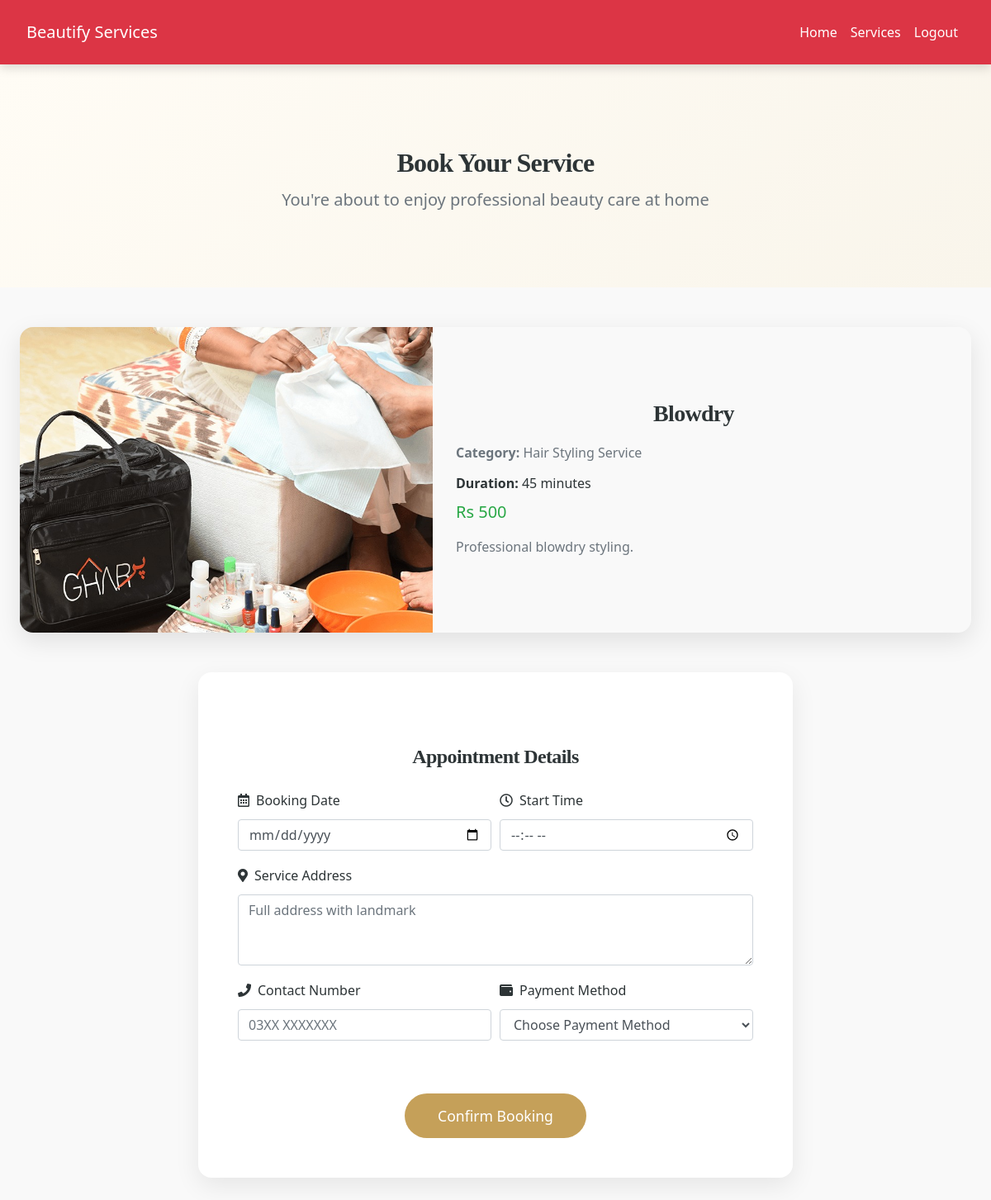
The app's page /user/book_service.php?service_id=9 (signed in) with its own data.
### tables this page shows
CREATE TABLE `services` (
  `service_id` int(11) NOT NULL,
  `category_id` int(11) NOT NULL,
  `service_name` varchar(150) NOT NULL,
  `description` text DEFAULT NULL,
  `price` decimal(10,2) NOT NULL,
  `duration_minutes` int(11) DEFAULT 60,
  `image_url` varchar(255) DEFAULT NULL,
  `created_at` datetime DEFAULT current_timestamp(),
  `service_type` enum('Men','Women','Both') NOT NULL DEFAULT 'Both'
);

CREATE TABLE `service_categories` (
  `category_id` int(11) NOT NULL,
  `category_name` varchar(100) NOT NULL,
  `description` text DEFAULT NULL,
  `image_url` varchar(255) DEFAULT NULL,
  `created_at` datetime DEFAULT current_timestamp()
);

### user/book_service.php (the view, shortened to what this page needs)
<?php
include('config.php');
$service_id = intval($_GET['service_id'] ?? 0);
$sql = "SELECT s.*, c.category_name
        FROM services s
        JOIN service_categories c ON s.category_id = c.category_id
        WHERE s.service_id = ?";
$stmt = mysqli_prepare($conn, $sql);
mysqli_stmt_bind_param($stmt, "i", $service_id);
mysqli_stmt_execute($stmt);
$result = mysqli_stmt_get_result($stmt);
$service = mysqli_fetch_assoc($result);
$success_msg = "";
?>
<!DOCTYPE html>
<html lang="en">
<head>
    <link rel="stylesheet" href="https://maxcdn.bootstrapcdn.com/bootstrap/4.5.2/css/bootstrap.min.css">
    <link rel="stylesheet" href="https://cdnjs.cloudflare.com/ajax/libs/font-awesome/5.15.4/css/all.min.css">
    <link rel="stylesheet" href="../css/style.css">
</head>
<body>
<?php include('navbar.php'); ?>
<div class="booking-header">
    <div class="container">
        <h2 class="font-weight-bold mb-2">Book Your Service</h2>
        <p class="lead text-muted">You're about to enjoy professional beauty care at home</p>
    </div>
</div>
<div class="container mt-5 mb-5">
    <div class="service-card mb-5">
        <div class="row no-gutters">
            <div class="col-md-5">
                <?php if (!empty($service['image_url'])): ?>
                    <img src="../images/<?= htmlspecialchars($service['image_url']) ?>" class="service-img" alt="<?= htmlspecialchars($service['service_name']) ?>">
                <?php else: ?>
                    <img src="../images/default_service.png" class="service-img" alt="Service Image">
                <?php endif; ?>
            </div>
            <div class="col-md-7">
                <div class="card-body p-5">
                    <h3 class="card-title mb-3"><?= htmlspecialchars($service['service_name']) ?></h3>
                    <p class="text-muted mb-2"><strong>Category:</strong> <?= htmlspecialchars($service['category_name']) ?></p>
                    <p class="mb-2"><strong>Duration:</strong> <?= $service['duration_minutes'] ?> minutes</p>
                    <h5 class="text-success mb-3">Rs <?= number_format($service['price'], 0) ?></h5>
                    <p class="text-muted"><?= nl2br(htmlspecialchars($service['description'] ?? 'No description available.')) ?></p>
                </div>
            </div>
        </div>
    </div>
    <div class="form-card mx-auto p-5" style="max-width: 720px;">
        <h4 class="text-center mb-4">Appointment Details</h4>
        <?php if (!$success_msg): ?>
        <form method="POST" id="bookingForm">
            <div class="form-row">
                <div class="form-group col-md-6">
                    <label><i class="far fa-calendar-alt mr-2"></i>Booking Date</label>
                    <input type="date" name="booking_date" class="form-control"
                           min="<?= date('Y-m-d') ?>"
                           value="<?= htmlspecialchars($_POST['booking_date'] ?? '') ?>" required>
                </div>
                <div class="form-group col-md-6">
                    <label><i class="far fa-clock mr-2"></i>Start Time</label>
                    <input type="time" name="start_time" class="form-control"
                           value="<?= htmlspecialchars($_POST['start_time'] ?? '') ?>" required>
                </div>
            </div>
            <div class="form-group">
                <label><i class="fas fa-map-marker-alt mr-2"></i>Service Address</label>
                <textarea class="form-control" name="service_address" rows="3"
                          placeholder="Full address with landmark" required><?= htmlspecialchars($_POST['service_address'] ?? '') ?></textarea>
            </div>
            <div class="form-row">
                <div class="form-group col-md-6">
                    <label><i class="fas fa-phone mr-2"></i>Contact Number</label>
                    <input type="tel" name="contact_number" class="form-control"
                           pattern="[0-9]{10,13}" placeholder="03XX XXXXXXX"
                           value="<?= htmlspecialchars($_POST['contact_number'] ?? '') ?>" required>
                </div>
                <div class="form-group col-md-6">
                    <label><i class="fas fa-wallet mr-2"></i>Payment Method</label>
                    <select name="payment_method" class="form-control" required>
                        <option value="">Choose Payment Method</option>
                    </select>
                </div>
            </div>
            <div class="text-center mt-5">
                <button type="submit" class="btn btn-book btn-lg">Confirm Booking</button>
            </div>
        </form>
        <?php endif; ?>
    </div>
</div>
</body>
</html>

### css/style.css (style rules this page uses)
:root { --primary: #007bff; --secondary: #6c757d; --success: #28a745; --info: #17a2b8; --warning: #ffc107; --danger: #dc3545; --light: #f8f9fa; --dark: #2d3436; --accent: #ff6f61; --highlight: #6f42c1; --shadow: rgba(0, 0, 0, 0.15); --transition: all 0.3s ease-in-out; }
body { font-family: 'Inter', 'Segoe UI', Tahoma, Geneva, Verdana, sans-serif; background: linear-gradient(135deg, var(--light) 0%, #e0e7ff 100%); color: var(--dark); line-height: 1.8; margin: 0; padding: 0; min-height: 100vh; font-size: 16px; }
h1, h2, h3, h4 { text-align: center; margin: 2.5rem 0; font-family: 'Georgia', 'Times New Roman', serif; color: var(--dark); font-weight: 700; letter-spacing: -0.025em; }
h2 { font-size: 2rem; }
h3 { font-size: 1.75rem; }
h4 { font-size: 1.5rem; }
.container { max-width: 1200px; margin: 0 auto 3rem; padding: 0 1.5rem; }

### user/book_service.php (style rules this page uses)
:root { --accent-gold: #c5a059; --soft-gray: #f9f9f9; --dark-text: #2c2c2c; }
body { background: var(--soft-gray); font-family: 'Segoe UI', sans-serif; }
.booking-header { background: linear-gradient(135deg, #fffcf5, #f9f5eb); padding: 60px 0 40px; text-align: center; }
.service-card { border: none; border-radius: 16px; overflow: hidden; box-shadow: 0 10px 30px rgba(0,0,0,0.1); }
.service-img { height: 370px; width: 500px; object-fit: cover; }
.form-card { border-radius: 16px; box-shadow: 0 10px 30px rgba(0,0,0,0.08); background: white; }
.btn-book { background: var(--accent-gold); color: white; border: none; padding: 14px 40px; font-size: 1.1rem; border-radius: 50px; transition: all 0.3s; }

### records on screen
services: image_url (picture), service_name "Blowdry", category.category_name "Hair Styling Service", duration_minutes "45", price "500", description "Professional blowdry styling."
